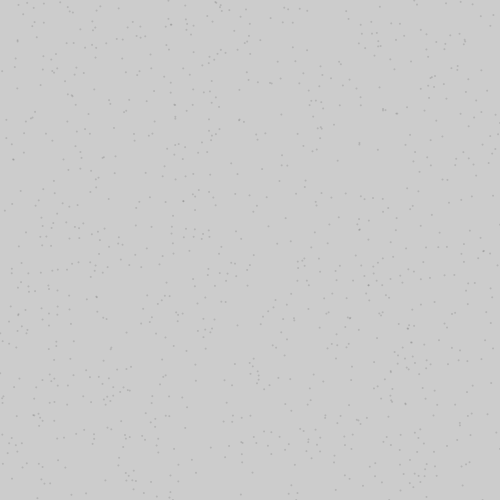
Frame 1 (no input)
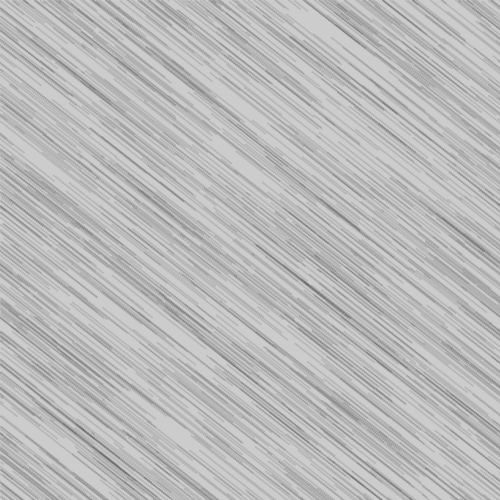
Frame 60 (the mouse pressed at the canvas centre just before this capture)
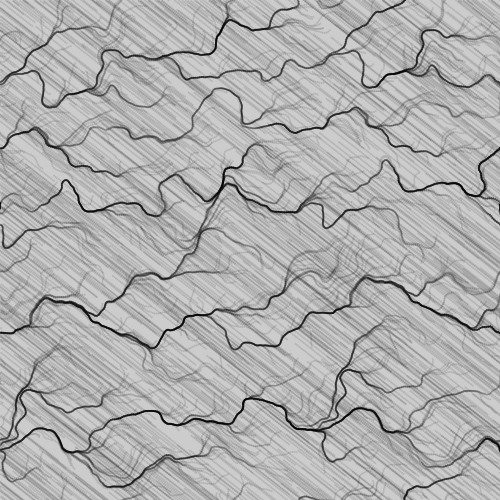
Frame 120 (the mouse held since frame 60 and released just before this capture)

The Processing sketch that drew these frames (run headless with seeded random() and noise(); from frame 60 on, the mouse is pressed at the canvas centre):

// Processing sketch: sketch_160307_noise_particules
// ── sketch_160307_noise_particules.pde
int nb = 1000; // variable qui stocke le nb de part.

float[] x = new float[nb];
float[] y = new float[nb];
float[] vx = new float[nb];
float[] vy = new float[nb];

float angle = 0.0;
float coeff = 0.001;

void setup()
{
  size(500, 500);

  for (int i=0; i < nb; i=i+1)
  {
    x[i] = random(0,500);
    y[i] = random(0,500);
    vx[i] = 0;
    vy[i] = 0;
  }
}
void draw()
{
  //background(255);
  for (int i=0; i<nb ; i=i+1)
  {
    coeff = mouseX / 5000.0;
    angle = 6.28 * noise( coeff*x[i], coeff*y[i] ) ;
    vx[i] = 2*cos(  angle  );
    vy[i] = 2*sin(  angle  );
  
    x[i] = x[i] + vx[i];
    y[i] = y[i] + vy[i];
    
    if (x[i] < 0)
    {
      x[i] = 500;
    }
    
    if (x[i]>500)
    {
      x[i] = 0;
    }
    
    if (y[i]<0)
    {
      y[i] = 500;
    }
    
    if (y[i]>500)
    {
      y[i] = 0;
    }
    
    
    noStroke();
    fill(0,30);
    ellipse(x[i],y[i],2,2);
  }

//  if (frameCount%100 == 0)
//    filter(ERODE);
}

void mousePressed()
{
  background(200);
  for (int i=0; i<nb ; i++)
  {
    x[i] = random(0,500);
    y[i] = random(0,500);
  }
}
